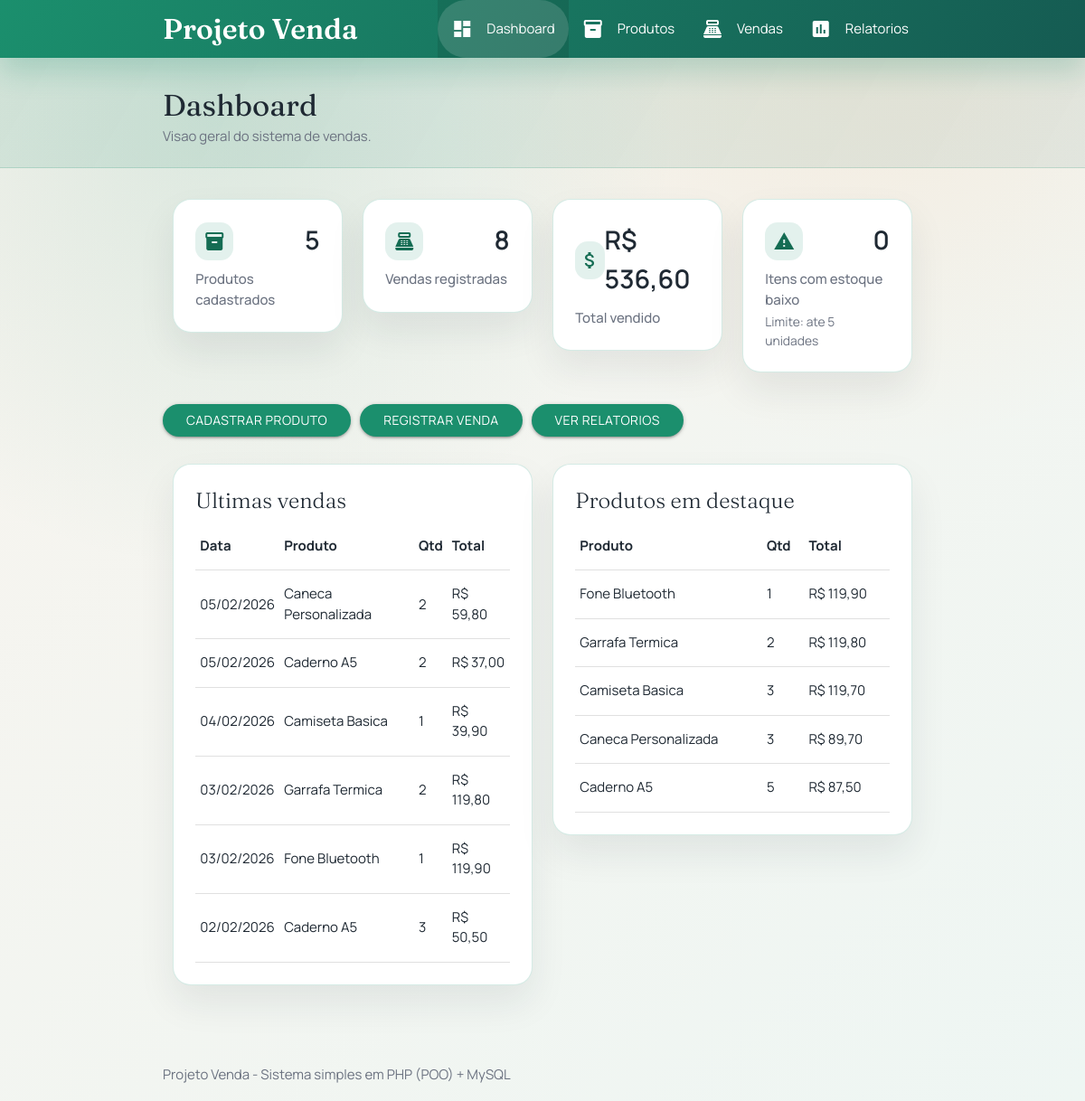
The page / on the database its author committed.
### tables this page shows
CREATE TABLE vendas (
    id INT AUTO_INCREMENT PRIMARY KEY,
    produto_id INT NOT NULL,
    quantidade INT NOT NULL,
    preco_unitario DECIMAL(10,2) NOT NULL,
    desconto DECIMAL(10,2) NOT NULL DEFAULT 0.00,
    total DECIMAL(10,2) NOT NULL,
    forma_pagamento VARCHAR(30) NULL,
    observacao VARCHAR(255) NULL,
    data_venda DATE NOT NULL,
    criado_em TIMESTAMP NOT NULL DEFAULT CURRENT_TIMESTAMP,
    CONSTRAINT fk_vendas_produto FOREIGN KEY (produto_id) REFERENCES produtos(id)
        ON UPDATE CASCADE ON DELETE RESTRICT,
    INDEX idx_vendas_data (data_venda)
);

CREATE TABLE produtos (
    id INT AUTO_INCREMENT PRIMARY KEY,
    nome VARCHAR(120) NOT NULL,
    categoria VARCHAR(80) NULL,
    descricao TEXT NULL,
    preco DECIMAL(10,2) NOT NULL DEFAULT 0.00,
    estoque INT NOT NULL DEFAULT 0,
    ativo TINYINT(1) NOT NULL DEFAULT 1,
    criado_em TIMESTAMP NOT NULL DEFAULT CURRENT_TIMESTAMP,
    atualizado_em TIMESTAMP NOT NULL DEFAULT CURRENT_TIMESTAMP ON UPDATE CURRENT_TIMESTAMP,
    UNIQUE KEY uq_produtos_nome (nome)
);

### helpers/functions.php (called while the page is built, shortened)
<?php
function h($value)
{
    return htmlspecialchars((string) $value, ENT_QUOTES, 'UTF-8');
}
function money($value)
{
    return number_format((float) $value, 2, ',', '.');
}

### bootstrap.php (called while the page is built, shortened)
<?php
require_once __DIR__ . '/helpers/functions.php';
spl_autoload_register(function ($class) {
    $class = preg_replace('/[^A-Za-z0-9_]/', '', (string) $class);
    $paths = [
        __DIR__ . '/models/' . $class . '.php',
        __DIR__ . '/config/' . $class . '.php',
    ];
    foreach ($paths as $path) {
        if (is_file($path)) {
            return;
        }
    }
});

### config/config.php (called while the page is built)
<?php
return [
    'db' => [
        'host' => 'localhost',
        'name' => 'projeto_venda',
        'user' => 'root',
        'pass' => '12345678',
        'charset' => 'utf8mb4',
    ],
];

### config/Database.php (called while the page is built)
<?php
class Database
{
    private static $conn;
    public static function conectar()
    {
        if (self::$conn instanceof PDO) {
            return self::$conn;
        }
        $config = require __DIR__ . '/config.php';
        $db = $config['db'] ?? [];
        $host = $db['host'] ?? 'localhost';
        $name = $db['name'] ?? 'projeto_venda';
        $user = $db['user'] ?? 'root';
        $pass = $db['pass'] ?? '12345678';
        $charset = $db['charset'] ?? 'utf8mb4';
        $dsn = "mysql:host={$host};dbname={$name};charset={$charset}";
        self::$conn = new PDO(
            $dsn,
            $user,
            $pass,
            [
                PDO::ATTR_ERRMODE => PDO::ERRMODE_EXCEPTION,
                PDO::ATTR_DEFAULT_FETCH_MODE => PDO::FETCH_ASSOC,
                PDO::ATTR_EMULATE_PREPARES => false,
            ]
        );
        return self::$conn;
    }
}

### models/Produto.php (called while the page is built, shortened)
<?php
require_once __DIR__ . '/../config/Database.php';
class Produto
{
    private $conn;
    public function __construct()
    {
        $this->conn = Database::conectar();
    }
    public function contar()
    {
        return (int) $this->conn->query('SELECT COUNT(*) FROM produtos')->fetchColumn();
    }
    public function contarEstoqueBaixo($limite = 5)
    {
        $stmt = $this->conn->prepare('SELECT COUNT(*) FROM produtos WHERE ativo = 1 AND estoque <= ?');
        $stmt->execute([(int) $limite]);
        return (int) $stmt->fetchColumn();
    }
}

### models/Venda.php (called while the page is built, shortened)
<?php
require_once __DIR__ . '/../config/Database.php';
class Venda
{
    private $conn;
    public function __construct()
    {
        $this->conn = Database::conectar();
    }
    private function buildDateFilter($inicio, $fim, array &$params, $alias = 'v')
    {
        $conditions = [];
        return $conditions ? ' WHERE ' . implode(' AND ', $conditions) : '';
    }
    public function listarRecentes($limite = 5)
    {
        $stmt = $this->conn->prepare(
            'SELECT v.id, v.produto_id, v.quantidade, v.total, v.data_venda,
                    p.nome AS produto_nome
             FROM vendas v
             INNER JOIN produtos p ON p.id = v.produto_id
             ORDER BY v.data_venda DESC, v.id DESC
             LIMIT ?'
        );
        $stmt->bindValue(1, (int) $limite, PDO::PARAM_INT);
        $stmt->execute();
        return $stmt->fetchAll();
    }
    public function contar($inicio = null, $fim = null)
    {
        $params = [];
        $where = $this->buildDateFilter($inicio, $fim, $params, 'v');
        $stmt = $this->conn->prepare('SELECT COUNT(*) FROM vendas v' . $where);
        $stmt->execute($params);
        return (int) $stmt->fetchColumn();
    }
    public function totalVendido($inicio = null, $fim = null)
    {
        $params = [];
        $where = $this->buildDateFilter($inicio, $fim, $params, 'v');
        $stmt = $this->conn->prepare('SELECT COALESCE(SUM(v.total), 0) FROM vendas v' . $where);
        $stmt->execute($params);
        return (float) $stmt->fetchColumn();
    }
    public function vendasPorProduto($inicio = null, $fim = null, $limite = 0)
    {
        $params = [];
        $where = $this->buildDateFilter($inicio, $fim, $params, 'v');
        $sql = 'SELECT p.id, p.nome, SUM(v.quantidade) AS total_qtd, SUM(v.total) AS total_vendido
                FROM vendas v
                INNER JOIN produtos p ON p.id = v.produto_id' . $where .
                ' GROUP BY p.id, p.nome
                  ORDER BY total_vendido DESC';
        if ((int) $limite > 0) {
            $sql .= ' LIMIT ' . (int) $limite;
        }
        $stmt = $this->conn->prepare($sql);
        $stmt->execute($params);
        return $stmt->fetchAll();
    }
}

### index.php (the view, shortened to what this page needs)
<?php
require_once __DIR__ . '/bootstrap.php';
$produtoModel = new Produto();
$vendaModel = new Venda();
$totProdutos = $produtoModel->contar();
$totVendas = $vendaModel->contar();
$totalVendido = $vendaModel->totalVendido();
$estoqueBaixo = $produtoModel->contarEstoqueBaixo(5);
$ultimasVendas = $vendaModel->listarRecentes(6);
$topProdutos = $vendaModel->vendasPorProduto(null, null, 5);
$pageTitle = 'Dashboard';
$pageSubtitle = 'Visao geral do sistema de vendas.';
$active = 'dashboard';
require __DIR__ . '/partials/header.php';
?>
<div class="row">
    <div class="col s12 m6 l3">
        <div class="card panel-card stat-card">
            <div class="card-content">
                <div class="stat-top">
                    <span class="stat-icon material-icons">inventory_2</span>
                    <span class="stat-count"><?= h($totProdutos) ?></span>
                </div>
                <div class="stat-label">Produtos cadastrados</div>
            </div>
        </div>
    </div>
    <div class="col s12 m6 l3">
        <div class="card panel-card stat-card">
            <div class="card-content">
                <div class="stat-top">
                    <span class="stat-icon material-icons">point_of_sale</span>
                    <span class="stat-count"><?= h($totVendas) ?></span>
                </div>
                <div class="stat-label">Vendas registradas</div>
            </div>
        </div>
    </div>
    <div class="col s12 m6 l3">
        <div class="card panel-card stat-card">
            <div class="card-content">
                <div class="stat-top">
                    <span class="stat-icon material-icons">attach_money</span>
                    <span class="stat-count">R$ <?= h(money($totalVendido)) ?></span>
                </div>
                <div class="stat-label">Total vendido</div>
            </div>
        </div>
    </div>
    <div class="col s12 m6 l3">
        <div class="card panel-card stat-card">
            <div class="card-content">
                <div class="stat-top">
                    <span class="stat-icon material-icons">warning</span>
                    <span class="stat-count"><?= h($estoqueBaixo) ?></span>
                </div>
                <div class="stat-label">Itens com estoque baixo</div>
                <div class="muted-text">Limite: ate 5 unidades</div>
            </div>
        </div>
    </div>
</div>
<div class="quick-actions">
    <a class="btn waves-effect waves-light" href="produtos.php">Cadastrar produto</a>
    <a class="btn waves-effect waves-light" href="vendas.php">Registrar venda</a>
    <a class="btn waves-effect waves-light" href="relatorios.php">Ver relatorios</a>
</div>
<div class="row">
    <div class="col s12 m6">
        <div class="card panel-card">
            <div class="card-content">
                <span class="card-title">Ultimas vendas</span>
                <div class="responsive-table">
                    <table class="highlight">
                        <thead>
                            <tr>
                                <th>Data</th>
                                <th>Produto</th>
                                <th>Qtd</th>
                                <th>Total</th>
                            </tr>
                        </thead>
                        <tbody>
                            <?php foreach ($ultimasVendas as $v): ?>
                                <tr>
                                    <td><?= h(date('d/m/Y', strtotime($v['data_venda']))) ?></td>
                                    <td><?= h($v['produto_nome']) ?></td>
                                    <td><?= h($v['quantidade']) ?></td>
                                    <td>R$ <?= h(money($v['total'])) ?></td>
                                </tr>
                            <?php endforeach ?>
                        </tbody>
                    </table>
                </div>
            </div>
        </div>
    </div>
    <div class="col s12 m6">
        <div class="card panel-card">
            <div class="card-content">
                <span class="card-title">Produtos em destaque</span>
                <div class="responsive-table">
                    <table class="highlight">
                        <thead>
                            <tr>
                                <th>Produto</th>
                                <th>Qtd</th>
                                <th>Total</th>
                            </tr>
                        </thead>
                        <tbody>
                            <?php foreach ($topProdutos as $p): ?>
                                <tr>
                                    <td><?= h($p['nome']) ?></td>
                                    <td><?= h($p['total_qtd']) ?></td>
                                    <td>R$ <?= h(money($p['total_vendido'])) ?></td>
                                </tr>
                            <?php endforeach ?>
                        </tbody>
                    </table>
                </div>
            </div>
        </div>
    </div>
</div>
<?php require __DIR__ . '/partials/footer.php'; ?>

### partials/header.php (shortened to what this page needs)
<?php
$pageTitle = $pageTitle ?? 'Projeto Venda';
$pageSubtitle = $pageSubtitle ?? 'Sistema simples de vendas em PHP + MySQL';
$active = $active ?? 'dashboard';
$navItems = [
    [
        'key' => 'dashboard',
        'label' => 'Dashboard',
        'icon' => 'dashboard',
        'href' => 'index.php',
    ],
    [
        'key' => 'produtos',
        'label' => 'Produtos',
        'icon' => 'inventory_2',
        'href' => 'produtos.php',
    ],
    [
        'key' => 'vendas',
        'label' => 'Vendas',
        'icon' => 'point_of_sale',
        'href' => 'vendas.php',
    ],
    [
        'key' => 'relatorios',
        'label' => 'Relatorios',
        'icon' => 'assessment',
        'href' => 'relatorios.php',
    ],
];
?>
<!DOCTYPE html>
<html lang="pt-br">
<head>
    <link rel="stylesheet" href="https://cdnjs.cloudflare.com/ajax/libs/materialize/1.0.0/css/materialize.min.css">
    <link rel="stylesheet" href="assets/style.css">
</head>
<body>
    <nav class="nav-extended app-nav">
        <div class="nav-wrapper container">
            <a href="index.php" class="brand-logo">Projeto Venda</a>
            <ul class="right hide-on-med-and-down">
                <?php foreach ($navItems as $item): ?>
                    <li class="<?= $active === $item['key'] ? 'active' : '' ?>">
                        <a href="<?= h($item['href']) ?>">
                            <i class="material-icons left"><?= h($item['icon']) ?></i>
                            <?= h($item['label']) ?>
                        </a>
                    </li>
                <?php endforeach ?>
            </ul>
        </div>
    </nav>
    <header class="page-hero">
        <div class="container">
            <h1><?= h($pageTitle) ?></h1>
            <p><?= h($pageSubtitle) ?></p>
        </div>
    </header>
    <main class="container section">

### partials/footer.php (shortened to what this page needs)
    </main>
    <footer class="page-footer footer-lite">
        <div class="container footer-inner">
            <span>Projeto Venda - Sistema simples em PHP (POO) + MySQL</span>
        </div>
    </footer>
</body>
</html>

### assets/style.css (style rules this page uses)
:root { --bg-base: #f8f4ee; --bg-accent: #eef6f3; --ink: #1f2933; --muted: #6b7280; --primary: #1b8f6d; --primary-dark: #146c53; --accent: #f4a259; --card: #ffffff; --border: rgba(27, 143, 109, 0.18); }
body { font-family: 'Manrope', sans-serif; color: var(--ink); background: radial-gradient(circle at 20% 10%, rgba(27, 143, 109, 0.12), transparent 35%), radial-gradient(circle at 80% 0%, rgba(244, 162, 89, 0.12), transparent 32%), linear-gradient(140deg, var(--bg-base), var(--bg-accent)); }
.app-nav { background: linear-gradient(120deg, #1b8f6d, #155b52); box-shadow: 0 16px 30px rgba(27, 143, 109, 0.22); }
.app-nav .brand-logo { font-family: 'Fraunces', serif; font-weight: 600; }
.app-nav .active > a { background-color: rgba(255, 255, 255, 0.14); border-radius: 999px; }
.page-hero { padding: 34px 0 22px; background: linear-gradient(120deg, rgba(27, 143, 109, 0.12), rgba(21, 91, 82, 0.08)); border-bottom: 1px solid var(--border); }
.page-hero h1 { font-family: 'Fraunces', serif; font-size: 2.2rem; margin: 0 0 6px; color: var(--ink); }
.page-hero p { margin: 0; font-size: 1rem; color: var(--muted); }
.section { margin-top: 12px; }
.panel-card { background: var(--card); border-radius: 20px; border: 1px solid var(--border); box-shadow: 0 20px 40px rgba(31, 41, 55, 0.08); }
.card-title { font-family: 'Fraunces', serif; color: var(--ink); }
.stat-card { display: block; color: inherit; transition: transform 140ms ease, box-shadow 140ms ease; }
.stat-top { display: flex; align-items: center; justify-content: space-between; margin-bottom: 10px; }
.stat-icon { width: 42px; height: 42px; border-radius: 14px; display: inline-flex; align-items: center; justify-content: center; background: rgba(27, 143, 109, 0.12); color: var(--primary-dark); }
.stat-count { font-size: 1.9rem; font-weight: 600; color: var(--ink); }
.stat-label { color: var(--muted); font-weight: 500; }
.btn { background-color: var(--primary); border-radius: 999px; padding: 0 26px; }
.muted-text { color: var(--muted); font-size: 0.92rem; margin-top: 3px; }
.quick-actions { display: flex; flex-wrap: wrap; gap: 10px; margin: 16px 0 22px; }
.footer-lite { background: transparent; color: var(--muted); box-shadow: none; }
.footer-inner { padding: 18px 0; }

### rows shown on the page
vendas: data_venda "05/02/2026", produto.nome "Caneca Personalizada", quantidade "2", total "59,80"
vendas: data_venda "05/02/2026", produto.nome "Caderno A5", quantidade "2", total "37,00"
vendas: data_venda "04/02/2026", produto.nome "Camiseta Basica", quantidade "1", total "39,90"
vendas: data_venda "03/02/2026", produto.nome "Garrafa Termica", quantidade "2", total "119,80"
vendas: data_venda "03/02/2026", produto.nome "Fone Bluetooth", quantidade "1", total "119,90"
vendas: data_venda "02/02/2026", produto.nome "Caderno A5", quantidade "3", total "50,50"
produtos: nome "Fone Bluetooth", total_qtd "1", total_vendido "119,90"
produtos: nome "Garrafa Termica", total_qtd "2", total_vendido "119,80"
produtos: nome "Camiseta Basica", total_qtd "3", total_vendido "119,70"
produtos: nome "Caneca Personalizada", total_qtd "3", total_vendido "89,70"
produtos: nome "Caderno A5", total_qtd "5", total_vendido "87,50"

### other values the page prints
$item['label'] "Dashboard"
$item['label'] "Produtos"
$item['label'] "Vendas"
$item['label'] "Relatorios"
$pageTitle "Dashboard"
$pageSubtitle "Visao geral do sistema de vendas."
$totProdutos "5"
$totVendas "8"
money($totalVendido) "536,60"
$estoqueBaixo "0"
